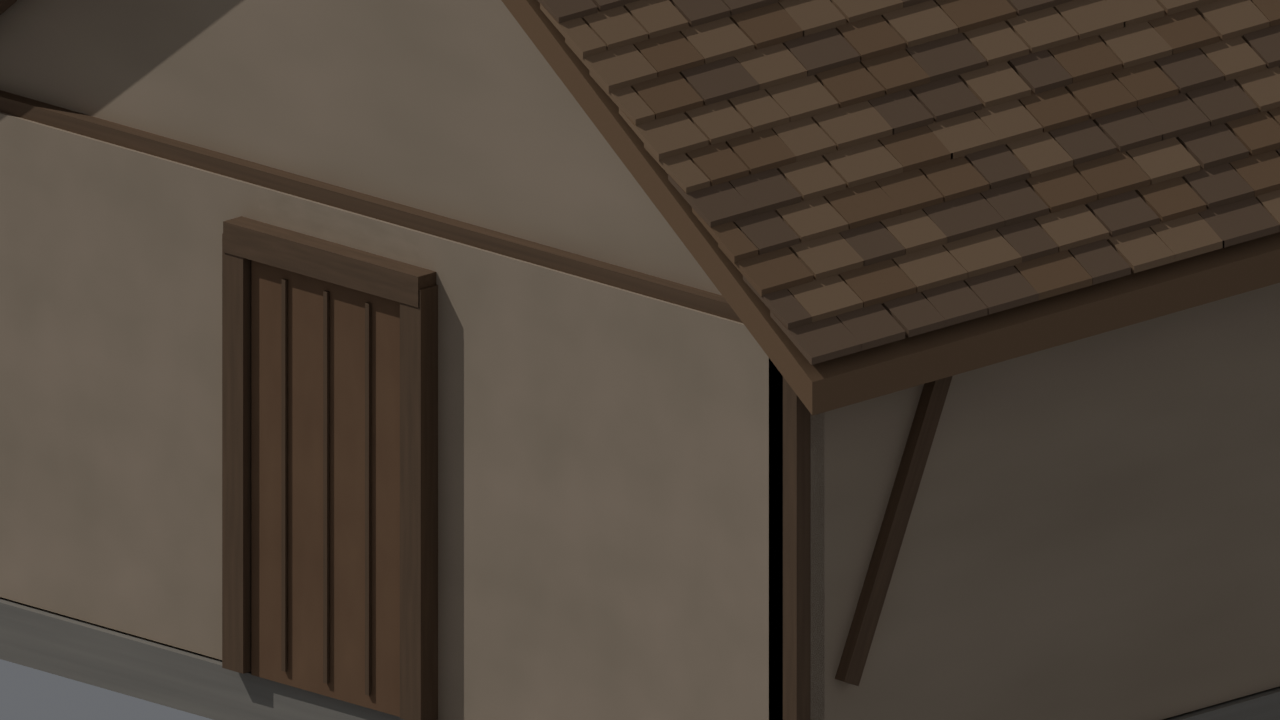
#> input picture experiments/weathered_oak_export_09j/screenshots/blender_oak_detail.png, 1280 x 720 px, given in place of reference_normal.png, which was not available
$ python make_board.py
#> lines starting #> are read from the running program, lines starting #| are printed output that depends on the picture
"""Arrange genuine captures at equal scale; no visual edits to the source images."""
from pathlib import Path
from PIL import Image, ImageDraw
p=Path(__file__).resolve().parent/'screenshots'
board=Image.new('RGB',(1280,1200),(32,33,36));draw=ImageDraw.Draw(board)
for row,view in enumerate(('normal','distance300','detail')):
    for col,variant in enumerate(('reference','candidate')):
        image=Image.open(p/f'{variant}_{view}.png').convert('RGB')
        assert image.size==(1280,720)
        thumb=image.resize((640,360),Image.Resampling.LANCZOS)
        board.paste(thumb,(col*640,row*400+26))
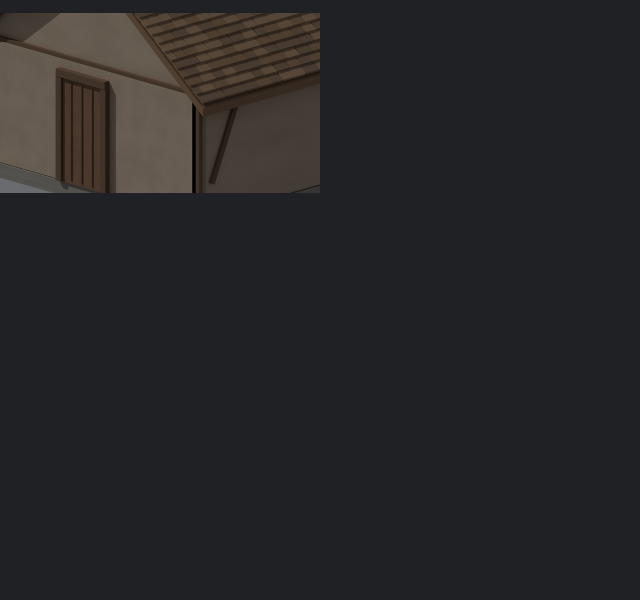
#> board: PIL image 1280x1200 RGB (shown at 1/2 size); mean R, G, B 38.9, 38.3, 39.3
        draw.text((col*640+12,row*400+5),f'{variant} / {view}',fill='white')
#> pass 2 of the loop `for row,view in enumerate(('normal','distance300','detail')):`:
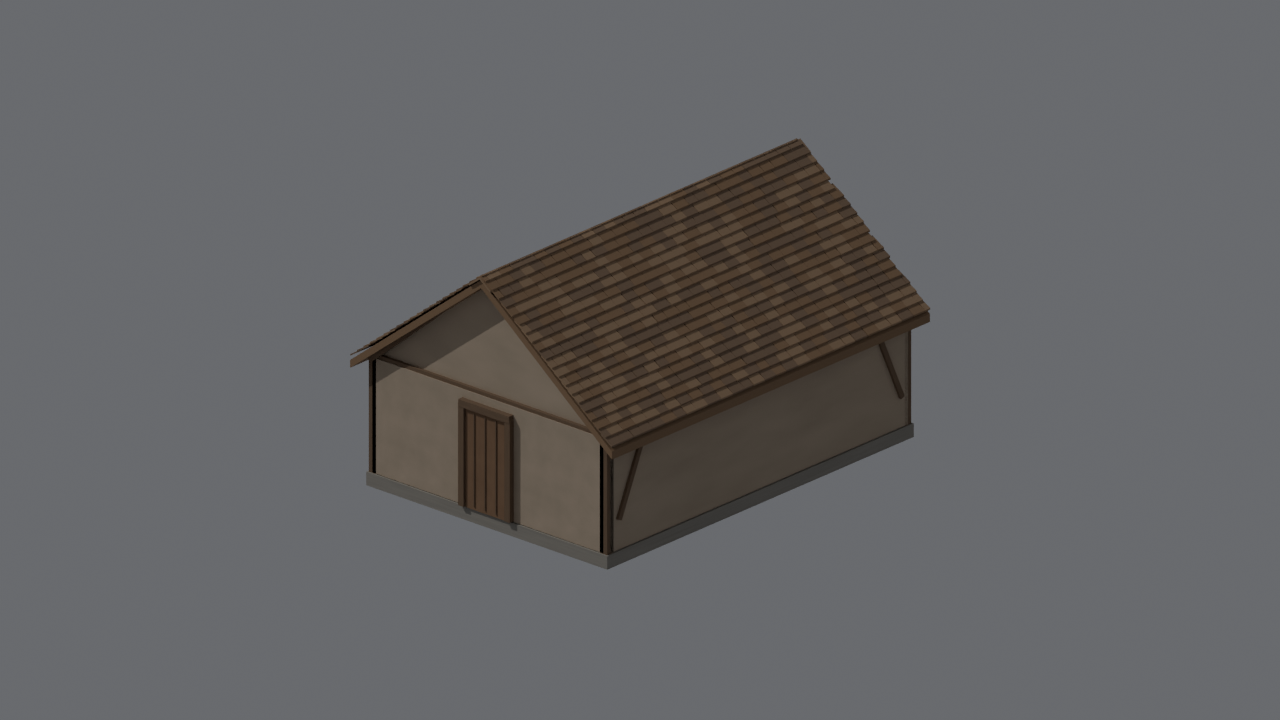
#> input picture experiments/weathered_oak_export_09j/screenshots/blender_original.png, 1280 x 720 px, given in place of reference_distance300.png, which was not available
#> `board.paste(thumb,(col*640,row*400+26))`:
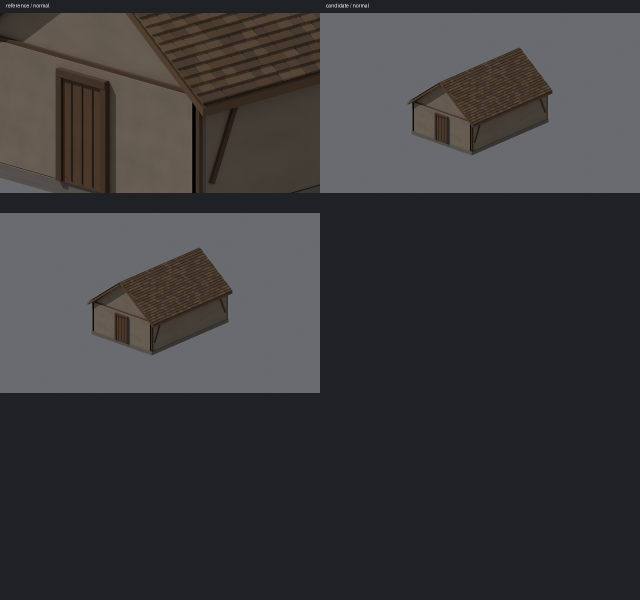
#> board: PIL image 1280x1200 RGB (shown at 1/2 size); mean R, G, B 59.1, 58.1, 58.6
#> (the run stopped early here; a loop or call above may not have finished)
